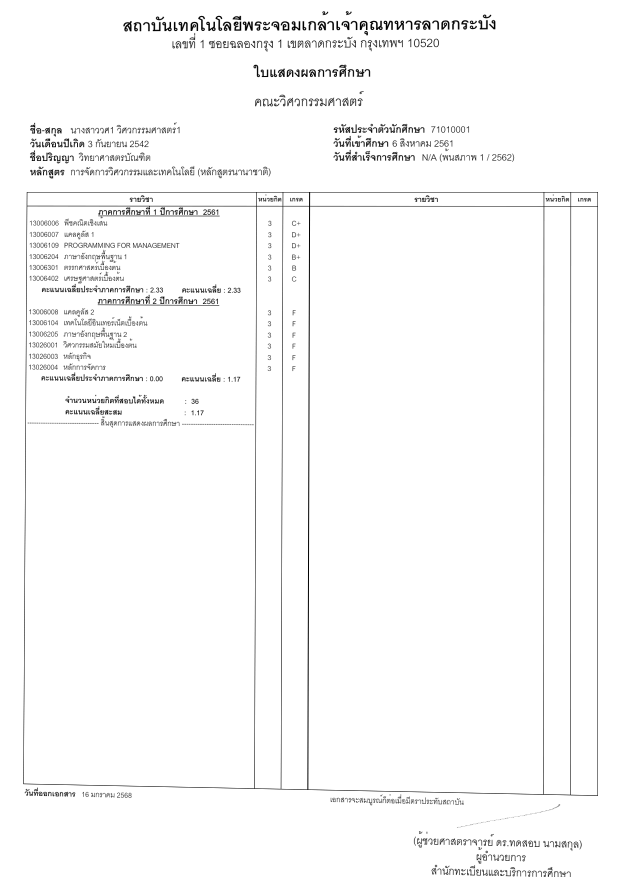
#> input picture tmp/71010001-table-rectified.png, 1241 x 1754 px, given in place of 71010001_aug1_rotate_bright.png, which was not available (shown at 1/2 size)
$ python probe_table_rectify.py
#> lines starting #> are read from the running program, lines starting #| are printed output that depends on the picture; after the words box and inside, x2 and y2 are one past the last pixel; in counts of white or black regions, pixels touching at a corner belong together; pictures that were not available may be replaced by others from this repository, and a replacement may not be noted
#> further down, image is the input picture: shape (1754, 1241, 3); min 0, max 255, mean 249.2
"""Development-only geometry probe on unlabeled image pixels."""

from pathlib import Path

import cv2
import numpy as np

from lab10_fastapi.transcript_app.photo_preprocess import _order_corners


def rectify(image: np.ndarray) -> tuple[np.ndarray, dict]:
    height, width = image.shape[:2]
#> height = 1754; width = 1241
    scale = min(1.0, 1200.0 / max(height, width))
#> scale = 0.684
    small = cv2.resize(image, None, fx=scale, fy=scale, interpolation=cv2.INTER_AREA) if scale < 1 else image
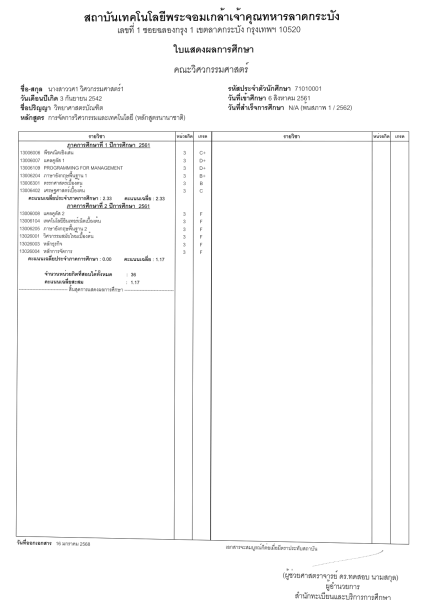
#> small: shape (1200, 849, 3) (shown at 1/2 size); min 0, max 255, mean 249.2
    gray = cv2.cvtColor(small, cv2.COLOR_BGR2GRAY)
    edges = cv2.Canny(cv2.GaussianBlur(gray, (5, 5), 0), 50, 150)
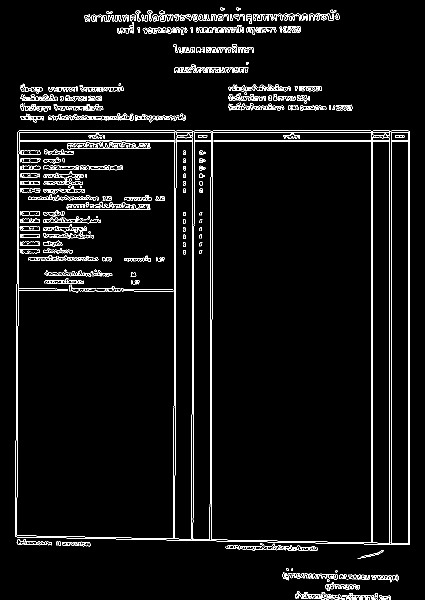
#> edges: shape (1200, 849) (shown at 1/2 size); 4.1% white in thin lines or dots
    edges = cv2.morphologyEx(edges, cv2.MORPH_CLOSE, np.ones((7, 7), np.uint8), iterations=2)
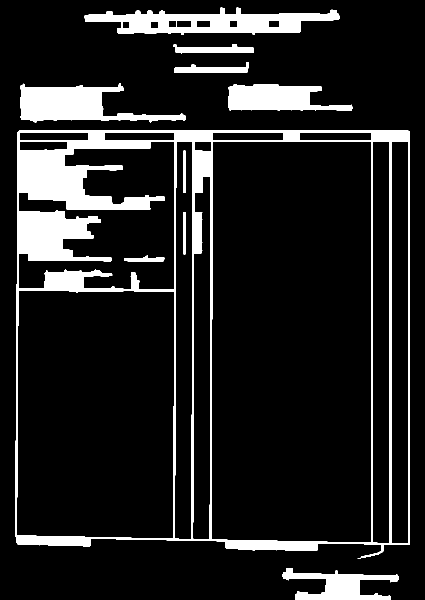
#> edges: shape (1200, 849) (shown at 1/2 size); 12.5% white; 10 white regions
    contours, _ = cv2.findContours(edges, cv2.RETR_LIST, cv2.CHAIN_APPROX_SIMPLE)
#> contours = 30 contours; largest, box (x1, y1, x2, y2) and area: (30, 261, 820, 1118) 650172, (422, 283, 743, 1086) 254649, (33, 580, 349, 1078) 154136, (36, 283, 350, 580) 57000, (782, 283, 817, 1087) 27300
    for contour in sorted(contours, key=cv2.contourArea, reverse=True)[:12]:
        area = cv2.contourArea(contour) / (small.shape[0] * small.shape[1])
        if area < 0.50:
            break
        polygon = cv2.approxPolyDP(contour, 0.02 * cv2.arcLength(contour, True), True)
        if len(polygon) != 4 or not cv2.isContourConvex(polygon):
            continue
        corners = _order_corners(polygon.reshape(4, 2).astype('float32') / scale)
        tl, tr, br, bl = corners
        top_y = (tl[1] + tr[1]) / 2
        bottom_y = (bl[1] + br[1]) / 2
        left_x = (tl[0] + bl[0]) / 2
        right_x = (tr[0] + br[0]) / 2
        # Require a page-spanning table, not an arbitrary nested box.
        if top_y < height * 0.12 or bottom_y < height * 0.75 or right_x - left_x < width * 0.70:
            continue
        target = np.array([[left_x, top_y], [right_x, top_y],
                           [right_x, bottom_y], [left_x, bottom_y]], dtype='float32')
        motion = float(np.max(np.linalg.norm(corners - target, axis=1)))
        info = {'area': round(area, 3), 'motion': round(motion, 1), 'corners': corners.round().astype(int).tolist()}
        if motion < min(width, height) * 0.005:
            return image, info
        matrix = cv2.getPerspectiveTransform(corners, target)
        corrected = cv2.warpPerspective(image, matrix, (width, height),
                                        flags=cv2.INTER_CUBIC,
                                        borderMode=cv2.BORDER_CONSTANT,
                                        borderValue=(255, 255, 255))
        return corrected, info
#> this loop made 1 pass
#> (area, polygon) on pass 1: (0.638, [[36, 262], [35, 1088], [818, 1089], [818, 262]])
    return image, {'area': None, 'motion': 0}


if __name__ == '__main__':
    root = Path(__file__).resolve().parents[1]
    paths = [
        root / 'all/Lab5_transcript_dataset/images/augmented/th/71010001_aug1_rotate_bright.png',
        root / 'all/Lab5_transcript_dataset/images/augmented/th/71010001_aug4_perspective.png',
        root / 'all/Lab5_transcript_dataset/images/augmented/th/71010009_aug4_perspective.png',
        root / 'all/Lab5_transcript_dataset/images/original/th/71010001.png',
    ]
    for path in paths:
        image = cv2.imread(str(path))
#> (the run stopped early here; a loop or call above may not have finished)
